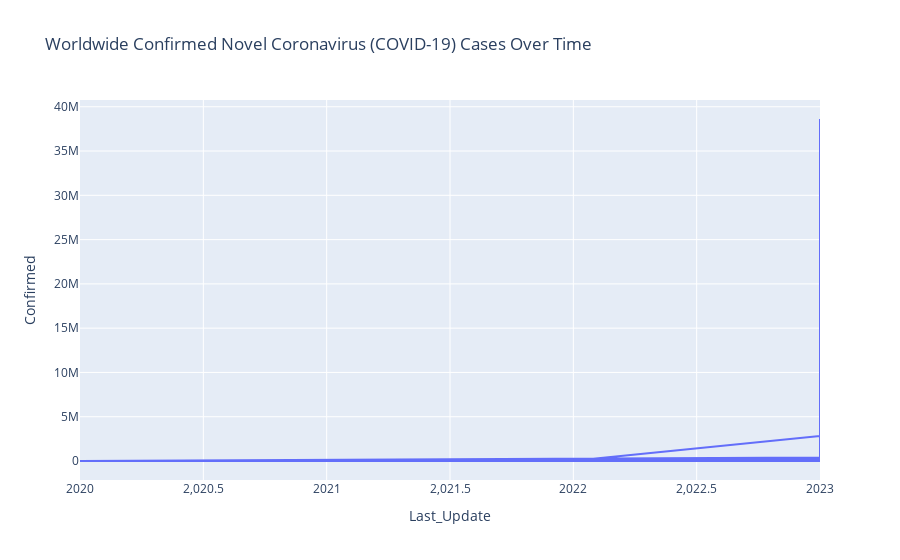

The code cell stored with this chart in its notebook:
### Markdown cell above
### Plot Worldwide Confirmed Cases over time

### Code cell
import plotly.io as pio
import plotly.graph_objects as go

#get all historical dataset
df = pd.read_csv("data/03-09-2023.csv")

# Convert the 'Last_Update' column to a datetime object
df['Last_Update'] = pd.to_datetime(df['Last_Update'])

# Extract the year into a new column
df['Last_Update'] = df['Last_Update'].dt.year

#Filter Dataset
filtered_df = df[(df['Confirmed'] > 0) & (df['Country_Region'].notna())].groupby('Last_Update')['Confirmed'].sum()

# Create a scatter plot
trace = go.Scatter(x=df['Last_Update'], y=df['Confirmed'], mode='lines')

# Create a layout for the plot
layout = go.Layout(title='Worldwide Confirmed Novel Coronavirus (COVID-19) Cases Over Time', xaxis=dict(title='Last_Update'), yaxis=dict(title='Confirmed'))

# Create a Figure object
fig = go.Figure(data=[trace], layout=layout)

# Display the plot
pio.show(fig)

### Figure 1 — Plotly figure (JSON) as saved in the notebook; plotly's stock layout.template omitted (floating-point values rounded to 4 significant figures; data arrays with more than 128 entries replaced by an {"elided": "..."} marker saying what was removed)
{"data": [{"mode": "lines", "type": "scatter", "x": {"elided": "4016 int values"}, "y": {"elided": "4016 int values"}}], "layout": {"autosize": true, "title": {"text": "Worldwide Confirmed Novel Coronavirus (COVID-19) Cases Over Time"}, "xaxis": {"autorange": true, "range": [2020, 2023], "title": {"text": "Last_Update"}, "type": "linear"}, "yaxis": {"autorange": true, "range": [-2145000.0, 40760000.0], "title": {"text": "Confirmed"}, "type": "linear"}}}
